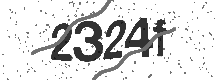
#> input picture cnn/image/2324t.png, 215 x 80 px; its folder holds only this picture in this run
$ python break.py   (older library calls are emulated)
#> lines starting #> are read from the running program, lines starting #| are printed output that depends on the picture; after the words box and inside, x2 and y2 are one past the last pixel; in counts of white or black regions, pixels touching at a corner belong together
import os
import os.path
import cv2
import glob
import imutils


CAPTCHA_IMAGE_FOLDER = "image"
OUTPUT_FOLDER = "image2"

captcha_image_files = glob.glob(os.path.join(CAPTCHA_IMAGE_FOLDER, "*"))
counts = {}

for (i, captcha_image_file) in enumerate(captcha_image_files):
    print("[INFO] processing image {}/{}".format(i + 1, len(captcha_image_files)))

    filename = os.path.basename(captcha_image_file)

    captcha_correct_text = os.path.splitext(filename)[0]
    print(captcha_correct_text)
    # Load the image and convert it to grayscale
    image = cv2.imread(captcha_image_file)
#> image is the input picture: shape (80, 215, 3); min 22, max 255, mean 220.1
    image =cv2.resize(image, (700,250))
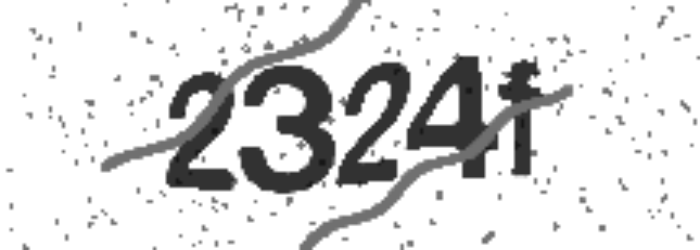
#> image: shape (250, 700, 3); min 22, max 255, mean 220
    image = cv2.GaussianBlur(image,(1,9),0)
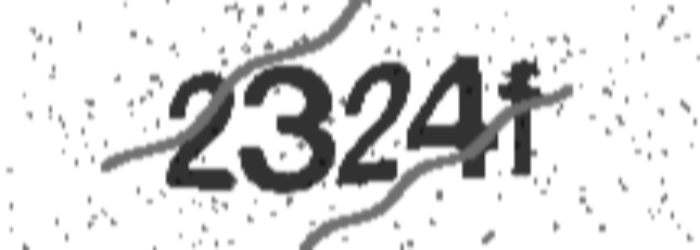
#> image: shape (250, 700, 3); min 23, max 255, mean 220.1
    image = cv2.pyrMeanShiftFiltering(image, sp=8, sr=16, maxLevel=1, termcrit=(cv2.TERM_CRITERIA_EPS+cv2.TERM_CRITERIA_MAX_ITER, 3, 1))
    gray = cv2.cvtColor(image, cv2.COLOR_BGR2GRAY)


    # Add some extra padding around the image
    #gray = cv2.copyMakeBorder(gray, 8, 8, 8, 8, cv2.BORDER_REPLICATE)

    # threshold the image (convert it to pure black and white)
    thresh = cv2.threshold(gray, 0, 255, cv2.THRESH_BINARY_INV | cv2.THRESH_OTSU)[1]
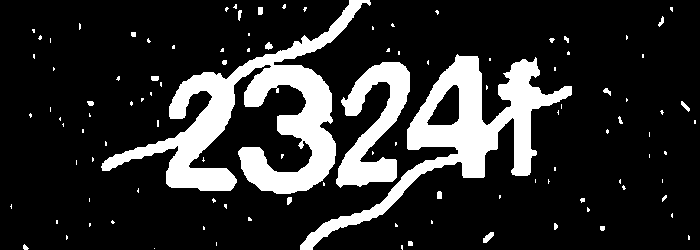
#> thresh: shape (250, 700); 17.6% white; 108 white regions (86 under 20 px), largest, box (x1, y1, x2, y2) and area: (101, 0, 371, 194) 14287, (300, 54, 572, 250) 10790, (336, 62, 410, 188) 4308
    thresh = cv2.erode(thresh, None, iterations=3)
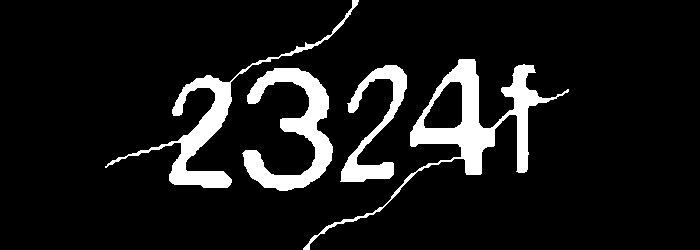
#> thresh: shape (250, 700); 9.6% white; 4 white regions

    # find the contours (continuous blobs of pixels) the image
    contours = cv2.findContours(thresh.copy(), cv2.RETR_EXTERNAL, cv2.CHAIN_APPROX_SIMPLE)
#> contours = 4 contours; box (x1, y1, x2, y2) and area: (303, 59, 569, 250) 6872, (242, 68, 333, 191) 4052, (105, 0, 359, 188) 3485, (340, 65, 407, 182) 2185


    # Hack for compatibility with different OpenCV versions
    contours = contours[0] if imutils.is_cv2() else contours[1]
    cv2.drawContours(image, contours, -1, (255,120,0), thickness = 2)
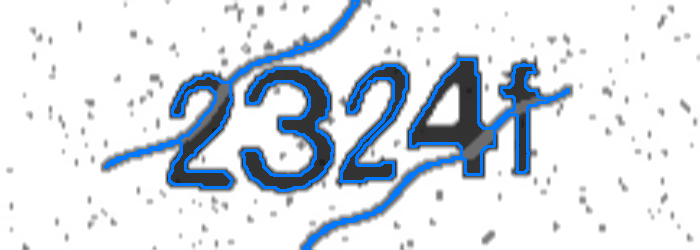
#> image: shape (250, 700, 3); mean B, G, R 230.5, 222.9, 216.1
    cv2.imshow("i",image)
    cv2.waitKey(0)
    letter_image_regions = []
    print(len(contours))
#| 4
    # Now we can loop through each of the four contours and extract the letter
    # inside of each one
    for contour in contours:
        # Get the rectangle that contains the contour
        (x, y, w, h) = cv2.boundingRect(contour)

        # Compare the width and height of the contour to detect letters that
        # are conjoined into one chunk
        if w / h > 1.25:
            # This contour is too wide to be a single letter!
            # Split it in half into two letter regions!
            half_width = int(w / 2)
            letter_image_regions.append((x, y, half_width, h))
            letter_image_regions.append((x + half_width, y, half_width, h))
        else:
            # This is a normal letter by itself
            letter_image_regions.append((x, y, w, h))
#> this loop made 4 passes
#> (x, y, w, h, half_width) on passes 3 to 4: (303, 59, 266, 191, 133), (105, 0, 254, 188, 127)
#> (x, y, w, h) on passes 1 to 2: (242, 68, 91, 123), (340, 65, 67, 117)
#> after the loop, letter_image_regions = [(242, 68, 91, 123), (340, 65, 67, 117), (303, 59, 133, 191), (436, 59, 133, 191), (105, 0, 127, 188), (232, 0, 127, 188)]

    # If we found more or less than 4 letters in the captcha, our letter extraction
    # didn't work correcly. Skip the image instead of saving bad training data!
    if len(letter_image_regions) != 5:
        continue

    # Sort the detected letter images based on the x coordinate to make sure
    # we are processing them from left-to-right so we match the right image
    # with the right letter
    letter_image_regions = sorted(letter_image_regions, key=lambda x: x[0])

    # Save out each letter as a single image
    for letter_bounding_box, letter_text in zip(letter_image_regions, captcha_correct_text):
        # Grab the coordinates of the letter in the image
        x, y, w, h = letter_bounding_box

        # Extract the letter from the original image with a 2-pixel margin around the edge
        letter_image = gray[y - 2:y + h + 2, x - 2:x + w + 2]

        # Get the folder to save the image in
        save_path = os.path.join(OUTPUT_FOLDER, letter_text)

        # if the output directory does not exist, create it
        if not os.path.exists(save_path):
            os.makedirs(save_path)

        # write the letter image to a file
        count = counts.get(letter_text, 1)
        p = os.path.join(save_path, "{}.png".format(str(count).zfill(6)))
        cv2.imwrite(p, letter_image)

        # increment the count for the current key
        counts[letter_text] = count + 1

$ run again, on cnn/image/2vuud.png
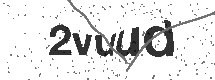
#> input picture cnn/image/2vuud.png, 215 x 80 px
#> image is the input picture: shape (80, 215, 3); min 22, max 255, mean 226.9
#> `thresh = cv2.erode(thresh, None, iterations=3)`:
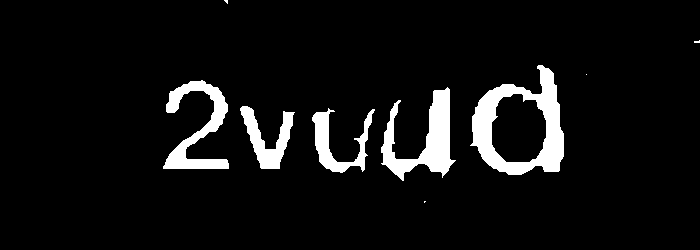
#> thresh: shape (250, 700); 6.9% white; 9 white regions (4 under 20 px)
#> contours = 9 contours, 4 with area under 20; largest, box (x1, y1, x2, y2) and area: (470, 65, 564, 175) 6981, (381, 87, 456, 181) 2604, (163, 80, 229, 169) 2026, (240, 106, 295, 169) 1280, (312, 108, 375, 173) 1241
#> `cv2.drawContours(image, contours, -1, (255,120,0), thickness = 2)`:
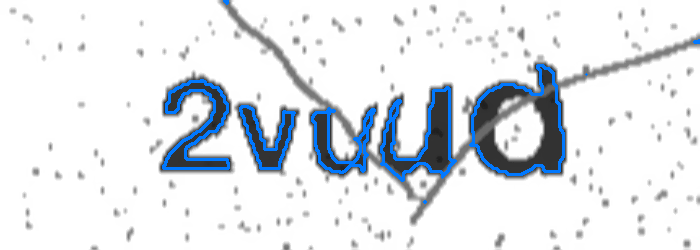
#> image: shape (250, 700, 3); mean B, G, R 233.9, 229.2, 225
#| 9
#> the loop `for contour in contours:` made 9 passes
#> (x, y, w, h, half_width) on pass 8: (694, 40, 6, 3, 3)
#> after the loop `for contour in contours:`: letter_image_regions = [(424, 201, 2, 2), (312, 108, 63, 65), (240, 106, 55, 63), (381, 87, 75, 94), (163, 80, 66, 89), (586, 74, 1, 1), (470, 65, 94, 110), (694, 40, 3, 3), (697, 40, 3, 3), (224, 0, 4, 4)]

$ run again, on cnn/image/2zs39.png
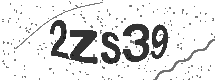
#> input picture cnn/image/2zs39.png, 215 x 80 px
#> image is the input picture: shape (80, 215, 3); min 22, max 255, mean 223.4
#> `thresh = cv2.erode(thresh, None, iterations=3)`:
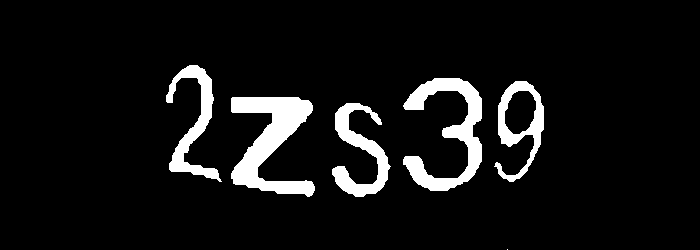
#> thresh: shape (250, 700); 7.6% white; 6 white regions (1 under 20 px)
#> contours = 6 contours, 1 with area under 20; largest, box (x1, y1, x2, y2) and area: (231, 97, 315, 197) 3838, (403, 78, 482, 191) 3131, (494, 81, 544, 182) 2598, (332, 103, 391, 197) 1958, (166, 65, 222, 182) 1842
#> `cv2.drawContours(image, contours, -1, (255,120,0), thickness = 2)`:
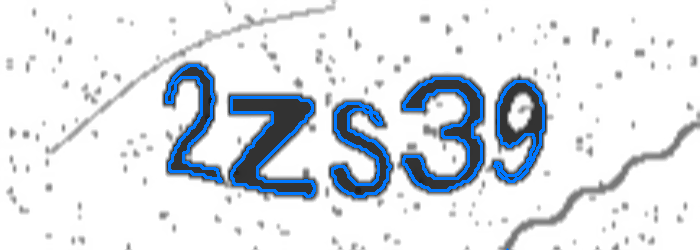
#> image: shape (250, 700, 3); mean B, G, R 232.1, 226.5, 221.4
#| 6
#> the loop `for contour in contours:` made 6 passes
#> (x, y, w, h) on passes 1 to 6: (507, 249, 1, 1), (332, 103, 59, 94), (231, 97, 84, 100), (494, 81, 50, 101), (403, 78, 79, 113), (166, 65, 56, 117)
#> after the loop `for contour in contours:`: letter_image_regions = [(507, 249, 1, 1), (332, 103, 59, 94), (231, 97, 84, 100), (494, 81, 50, 101), (403, 78, 79, 113), (166, 65, 56, 117)]

$ run again, on cnn/image/39ebv.png
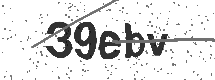
#> input picture cnn/image/39ebv.png, 215 x 80 px
#> image is the input picture: shape (80, 215, 3); min 22, max 255, mean 224
#> `thresh = cv2.erode(thresh, None, iterations=3)`:
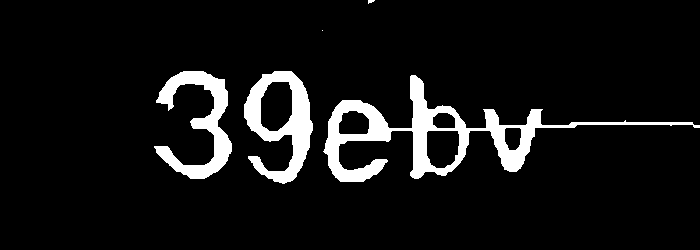
#> thresh: shape (250, 700); 8% white; 5 white regions (2 under 20 px)
#> contours = 5 contours, 2 with area under 20; largest, box (x1, y1, x2, y2) and area: (323, 75, 700, 182) 8978, (244, 71, 313, 184) 4590, (154, 71, 232, 179) 2884
#> `cv2.drawContours(image, contours, -1, (255,120,0), thickness = 2)`:
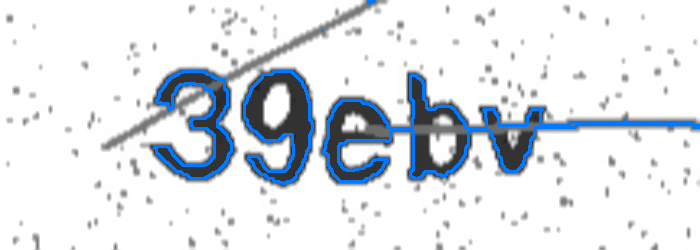
#> image: shape (250, 700, 3); mean B, G, R 231.7, 226.3, 221.5
#| 5
#> the loop `for contour in contours:` made 5 passes
#> (x, y, w, h, half_width) on passes 1, 5: (323, 75, 377, 107, 188), (368, 0, 7, 4, 3)
#> after the loop `for contour in contours:`: letter_image_regions = [(323, 75, 188, 107), (511, 75, 188, 107), (244, 71, 69, 113), (154, 71, 78, 108), (322, 30, 1, 1), (368, 0, 3, 4), (371, 0, 3, 4)]
